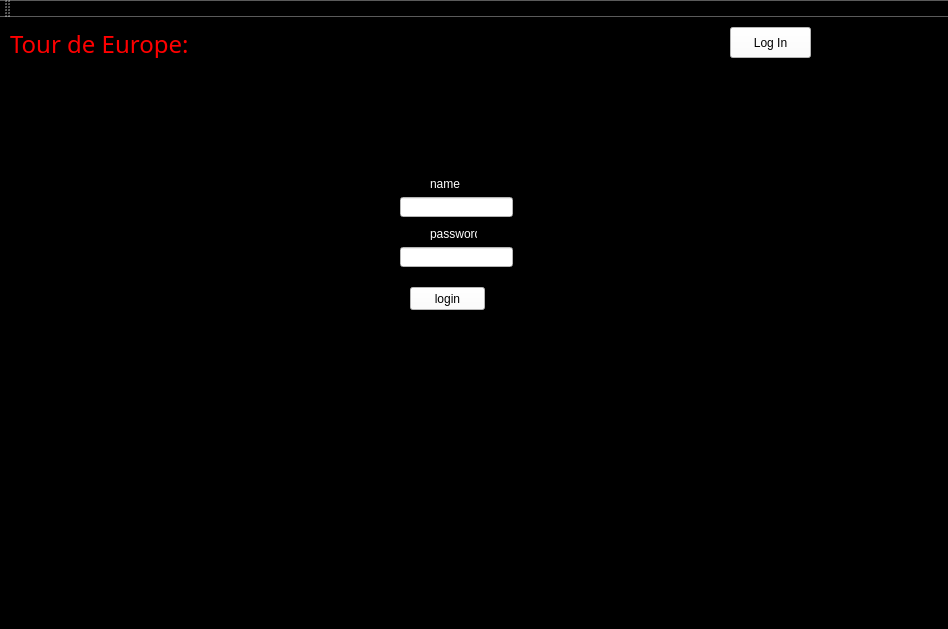
<?xml version="1.0" encoding="UTF-8"?>
<ui version="4.0">
 <class>MainWindow</class>
 <widget class="QMainWindow" name="MainWindow">
  <property name="geometry">
   <rect>
    <x>0</x>
    <y>0</y>
    <width>948</width>
    <height>629</height>
   </rect>
  </property>
  <property name="windowTitle">
   <string>MainWindow</string>
  </property>
  <property name="styleSheet">
   <string notr="true">gridline-color: rgb(255, 85, 0);
color: rgb(0, 0, 0);
background-color: rgb(255, 255, 255);
background-color: rgb(255, 255, 255);
color: rgb(255, 255, 255);
background-color: rgb(0, 0, 0);</string>
  </property>
  <widget class="QWidget" name="centralWidget">
   <widget class="QStackedWidget" name="stackedWidget">
    <property name="geometry">
     <rect>
      <x>30</x>
      <y>50</y>
      <width>781</width>
      <height>441</height>
     </rect>
    </property>
    <property name="styleSheet">
     <string notr="true">background-color: rgb(0, 0, 0);
color: rgb(255, 255, 255);
color: rgb(255, 255, 255);
color: rgb(0, 0, 0);
</string>
    </property>
    <property name="currentIndex">
     <number>3</number>
    </property>
    <widget class="QWidget" name="stackedWidgetPage1">
     <widget class="QPushButton" name="normalTrip">
      <property name="geometry">
       <rect>
        <x>20</x>
        <y>50</y>
        <width>81</width>
        <height>31</height>
       </rect>
      </property>
      <property name="styleSheet">
       <string notr="true">background-color: rgb(255, 255, 255);</string>
      </property>
      <property name="text">
       <string>Regular Trip</string>
      </property>
     </widget>
     <widget class="QPushButton" name="CustomTrip1">
      <property name="geometry">
       <rect>
        <x>20</x>
        <y>90</y>
        <width>81</width>
        <height>31</height>
       </rect>
      </property>
      <property name="styleSheet">
       <string notr="true">background-color: rgb(255, 255, 255);</string>
      </property>
      <property name="text">
       <string>Custom Trip 1</string>
      </property>
     </widget>
     <widget class="QPushButton" name="CustomTrip2">
      <property name="geometry">
       <rect>
        <x>20</x>
        <y>130</y>
        <width>81</width>
        <height>31</height>
       </rect>
      </property>
      <property name="styleSheet">
       <string notr="true">background-color: rgb(255, 255, 255);</string>
      </property>
      <property name="text">
       <string>Custom Trip 2</string>
      </property>
     </widget>
     <widget class="QPushButton" name="startTrip">
      <property name="geometry">
       <rect>
        <x>640</x>
        <y>390</y>
        <width>81</width>
        <height>31</height>
       </rect>
      </property>
      <property name="styleSheet">
       <string notr="true">background-color: rgb(255, 255, 255);</string>
      </property>
      <property name="text">
       <string>Start Trip</string>
      </property>
     </widget>
     <widget class="QTableWidget" name="LocationsTableWidget">
      <property name="geometry">
       <rect>
        <x>150</x>
        <y>50</y>
        <width>221</width>
        <height>381</height>
       </rect>
      </property>
     </widget>
     <widget class="QTableWidget" name="tableWidget_2">
      <property name="geometry">
       <rect>
        <x>400</x>
        <y>50</y>
        <width>221</width>
        <height>381</height>
       </rect>
      </property>
     </widget>
     <widget class="QLabel" name="label_2">
      <property name="geometry">
       <rect>
        <x>150</x>
        <y>20</y>
        <width>61</width>
        <height>16</height>
       </rect>
      </property>
      <property name="text">
       <string>&lt;html&gt;&lt;head/&gt;&lt;body&gt;&lt;p&gt;&lt;span style=&quot; font-size:10pt; color:#ffffff;&quot;&gt;Locations:&lt;/span&gt;&lt;/p&gt;&lt;/body&gt;&lt;/html&gt;</string>
      </property>
     </widget>
     <widget class="QLabel" name="Selected_Locations_Label">
      <property name="geometry">
       <rect>
        <x>400</x>
        <y>20</y>
        <width>121</width>
        <height>16</height>
       </rect>
      </property>
      <property name="text">
       <string>&lt;html&gt;&lt;head/&gt;&lt;body&gt;&lt;p&gt;&lt;span style=&quot; font-size:10pt; color:#ffffff;&quot;&gt;Selected Locations:&lt;/span&gt;&lt;/p&gt;&lt;/body&gt;&lt;/html&gt;</string>
      </property>
     </widget>
     <widget class="QLabel" name="label_4">
      <property name="geometry">
       <rect>
        <x>641</x>
        <y>51</y>
        <width>131</width>
        <height>16</height>
       </rect>
      </property>
      <property name="text">
       <string>&lt;html&gt;&lt;head/&gt;&lt;body&gt;&lt;p&gt;&lt;span style=&quot; color:#ffffff;&quot;&gt; Number of Cities:&lt;/span&gt;&lt;/p&gt;&lt;/body&gt;&lt;/html&gt;</string>
      </property>
     </widget>
     <widget class="QComboBox" name="comboBox">
      <property name="geometry">
       <rect>
        <x>640</x>
        <y>80</y>
        <width>38</width>
        <height>20</height>
       </rect>
      </property>
      <property name="styleSheet">
       <string notr="true">background-color: rgb(255, 255, 255);</string>
      </property>
      <item>
       <property name="text">
        <string>1</string>
       </property>
      </item>
      <item>
       <property name="text">
        <string>2</string>
       </property>
      </item>
      <item>
       <property name="text">
        <string>3</string>
       </property>
      </item>
      <item>
       <property name="text">
        <string>4</string>
       </property>
      </item>
      <item>
       <property name="text">
        <string>5</string>
       </property>
      </item>
      <item>
       <property name="text">
        <string>6</string>
       </property>
      </item>
      <item>
       <property name="text">
        <string>7</string>
       </property>
      </item>
      <item>
       <property name="text">
        <string>8</string>
       </property>
      </item>
      <item>
       <property name="text">
        <string>9</string>
       </property>
      </item>
      <item>
       <property name="text">
        <string>10</string>
       </property>
      </item>
      <item>
       <property name="text">
        <string>11</string>
       </property>
      </item>
      <item>
       <property name="text">
        <string>12</string>
       </property>
      </item>
      <item>
       <property name="text">
        <string>13</string>
       </property>
      </item>
     </widget>
    </widget>
    <widget class="QWidget" name="stackedWidgetPage2">
     <widget class="QWidget" name="layoutWidget">
      <property name="geometry">
       <rect>
        <x>290</x>
        <y>50</y>
        <width>261</width>
        <height>361</height>
       </rect>
      </property>
      <layout class="QVBoxLayout" name="verticalLayout_2">
       <item>
        <widget class="QLabel" name="label_8">
         <property name="text">
          <string>&lt;html&gt;&lt;head/&gt;&lt;body&gt;&lt;p&gt;&lt;span style=&quot; color:#ffffff;&quot;&gt;Menu:&lt;/span&gt;&lt;/p&gt;&lt;/body&gt;&lt;/html&gt;</string>
         </property>
        </widget>
       </item>
       <item>
        <widget class="QTableWidget" name="tableWidget_4"/>
       </item>
      </layout>
     </widget>
     <widget class="QComboBox" name="comboBox_2">
      <property name="geometry">
       <rect>
        <x>560</x>
        <y>80</y>
        <width>131</width>
        <height>22</height>
       </rect>
      </property>
      <property name="styleSheet">
       <string notr="true">background-color: rgb(186, 186, 186);</string>
      </property>
      <item>
       <property name="text">
        <string>Kev</string>
       </property>
      </item>
      <item>
       <property name="text">
        <string>Rahil</string>
       </property>
      </item>
     </widget>
     <widget class="QSpinBox" name="spinBox">
      <property name="geometry">
       <rect>
        <x>700</x>
        <y>80</y>
        <width>42</width>
        <height>22</height>
       </rect>
      </property>
     </widget>
     <widget class="QPushButton" name="pushButton_5">
      <property name="geometry">
       <rect>
        <x>560</x>
        <y>230</y>
        <width>181</width>
        <height>23</height>
       </rect>
      </property>
      <property name="styleSheet">
       <string notr="true">background-color: rgb(255, 255, 255);</string>
      </property>
      <property name="text">
       <string>Purchase</string>
      </property>
     </widget>
     <widget class="QPushButton" name="pushButton_6">
      <property name="geometry">
       <rect>
        <x>560</x>
        <y>380</y>
        <width>181</width>
        <height>23</height>
       </rect>
      </property>
      <property name="styleSheet">
       <string notr="true">background-color: rgb(255, 255, 255);</string>
      </property>
      <property name="text">
       <string>Next City</string>
      </property>
     </widget>
     <widget class="QSplitter" name="splitter">
      <property name="geometry">
       <rect>
        <x>20</x>
        <y>20</y>
        <width>201</width>
        <height>16</height>
       </rect>
      </property>
      <property name="orientation">
       <enum>Qt::Horizontal</enum>
      </property>
      <widget class="QLabel" name="label_5">
       <property name="text">
        <string>&lt;html&gt;&lt;head/&gt;&lt;body&gt;&lt;p&gt;&lt;span style=&quot; color:#ffffff;&quot;&gt;Current Location: &lt;/span&gt;&lt;/p&gt;&lt;/body&gt;&lt;/html&gt;</string>
       </property>
      </widget>
      <widget class="QLabel" name="label_6">
       <property name="text">
        <string>&lt;html&gt;&lt;head/&gt;&lt;body&gt;&lt;p&gt;&lt;span style=&quot; color:#ffffff;&quot;&gt;NameOfCity&lt;/span&gt;&lt;/p&gt;&lt;/body&gt;&lt;/html&gt;</string>
       </property>
      </widget>
     </widget>
     <widget class="QWidget" name="layoutWidget">
      <property name="geometry">
       <rect>
        <x>20</x>
        <y>50</y>
        <width>261</width>
        <height>361</height>
       </rect>
      </property>
      <layout class="QVBoxLayout" name="verticalLayout">
       <item>
        <widget class="QLabel" name="label_7">
         <property name="text">
          <string>&lt;html&gt;&lt;head/&gt;&lt;body&gt;&lt;p&gt;&lt;span style=&quot; color:#ffffff;&quot;&gt;Menu:&lt;/span&gt;&lt;/p&gt;&lt;/body&gt;&lt;/html&gt;</string>
         </property>
        </widget>
       </item>
       <item>
        <widget class="QTableWidget" name="tableWidget_3"/>
       </item>
      </layout>
     </widget>
     <widget class="QWidget" name="layoutWidget">
      <property name="geometry">
       <rect>
        <x>560</x>
        <y>310</y>
        <width>181</width>
        <height>16</height>
       </rect>
      </property>
      <layout class="QHBoxLayout" name="horizontalLayout">
       <item>
        <widget class="QLabel" name="label_11">
         <property name="text">
          <string>&lt;html&gt;&lt;head/&gt;&lt;body&gt;&lt;p&gt;&lt;span style=&quot; color:#ffffff;&quot;&gt;Total Purchase:&lt;/span&gt;&lt;/p&gt;&lt;/body&gt;&lt;/html&gt;</string>
         </property>
        </widget>
       </item>
       <item>
        <widget class="QLabel" name="label_12">
         <property name="text">
          <string>&lt;html&gt;&lt;head/&gt;&lt;body&gt;&lt;p&gt;&lt;span style=&quot; color:#ffffff;&quot;&gt;$&lt;/span&gt;&lt;/p&gt;&lt;/body&gt;&lt;/html&gt;</string>
         </property>
        </widget>
       </item>
      </layout>
     </widget>
     <widget class="QWidget" name="layoutWidget">
      <property name="geometry">
       <rect>
        <x>560</x>
        <y>150</y>
        <width>181</width>
        <height>16</height>
       </rect>
      </property>
      <layout class="QHBoxLayout" name="horizontalLayout_2">
       <item>
        <widget class="QLabel" name="label_9">
         <property name="text">
          <string>&lt;html&gt;&lt;head/&gt;&lt;body&gt;&lt;p&gt;&lt;span style=&quot; color:#ffffff;&quot;&gt;Current Purchase:&lt;/span&gt;&lt;/p&gt;&lt;/body&gt;&lt;/html&gt;</string>
         </property>
        </widget>
       </item>
       <item>
        <widget class="QLabel" name="label_10">
         <property name="text">
          <string>&lt;html&gt;&lt;head/&gt;&lt;body&gt;&lt;p&gt;&lt;span style=&quot; color:#ffffff;&quot;&gt;$&lt;/span&gt;&lt;/p&gt;&lt;/body&gt;&lt;/html&gt;</string>
         </property>
        </widget>
       </item>
      </layout>
     </widget>
    </widget>
    <widget class="QWidget" name="stackedWidgetPage3">
     <widget class="QLabel" name="label_14">
      <property name="geometry">
       <rect>
        <x>340</x>
        <y>190</y>
        <width>141</width>
        <height>31</height>
       </rect>
      </property>
      <property name="text">
       <string>&lt;html&gt;&lt;head/&gt;&lt;body&gt;&lt;p&gt;&lt;span style=&quot; font-size:12pt; color:#ffffff;&quot;&gt;Admin Mode: ON&lt;/span&gt;&lt;/p&gt;&lt;/body&gt;&lt;/html&gt;</string>
      </property>
     </widget>
    </widget>
    <widget class="QWidget" name="stackedWidgetPage4">
     <widget class="QLineEdit" name="name">
      <property name="geometry">
       <rect>
        <x>370</x>
        <y>130</y>
        <width>113</width>
        <height>20</height>
       </rect>
      </property>
      <property name="styleSheet">
       <string notr="true">background-color: rgb(255, 255, 255);</string>
      </property>
     </widget>
     <widget class="QLineEdit" name="pass">
      <property name="geometry">
       <rect>
        <x>370</x>
        <y>180</y>
        <width>113</width>
        <height>20</height>
       </rect>
      </property>
      <property name="styleSheet">
       <string notr="true">background-color: rgb(255, 255, 255);</string>
      </property>
     </widget>
     <widget class="QLabel" name="label_3">
      <property name="geometry">
       <rect>
        <x>400</x>
        <y>110</y>
        <width>47</width>
        <height>13</height>
       </rect>
      </property>
      <property name="text">
       <string>&lt;html&gt;&lt;head/&gt;&lt;body&gt;&lt;p&gt;&lt;span style=&quot; color:#ffffff;&quot;&gt;name&lt;/span&gt;&lt;/p&gt;&lt;/body&gt;&lt;/html&gt;</string>
      </property>
     </widget>
     <widget class="QLabel" name="label_13">
      <property name="geometry">
       <rect>
        <x>400</x>
        <y>160</y>
        <width>47</width>
        <height>13</height>
       </rect>
      </property>
      <property name="text">
       <string>&lt;html&gt;&lt;head/&gt;&lt;body&gt;&lt;p&gt;&lt;span style=&quot; color:#ffffff;&quot;&gt;password&lt;/span&gt;&lt;/p&gt;&lt;/body&gt;&lt;/html&gt;</string>
      </property>
     </widget>
     <widget class="QPushButton" name="pushButton">
      <property name="geometry">
       <rect>
        <x>380</x>
        <y>220</y>
        <width>75</width>
        <height>23</height>
       </rect>
      </property>
      <property name="styleSheet">
       <string notr="true">background-color: rgb(255, 255, 255);</string>
      </property>
      <property name="text">
       <string>login</string>
      </property>
     </widget>
    </widget>
   </widget>
   <widget class="QLabel" name="label">
    <property name="geometry">
     <rect>
      <x>10</x>
      <y>10</y>
      <width>221</width>
      <height>31</height>
     </rect>
    </property>
    <property name="font">
     <font>
      <family>Yu Gothic UI Light</family>
     </font>
    </property>
    <property name="text">
     <string>&lt;html&gt;&lt;head/&gt;&lt;body&gt;&lt;p&gt;&lt;span style=&quot; font-size:18pt; color:#ff0000;&quot;&gt;Tour de Europe:&lt;/span&gt;&lt;/p&gt;&lt;/body&gt;&lt;/html&gt;</string>
    </property>
   </widget>
   <widget class="QPushButton" name="LogOut_Button">
    <property name="geometry">
     <rect>
      <x>730</x>
      <y>10</y>
      <width>81</width>
      <height>31</height>
     </rect>
    </property>
    <property name="styleSheet">
     <string notr="true">background-color: rgb(255, 255, 255);
color: rgb(0, 0, 0);</string>
    </property>
    <property name="text">
     <string>Log In</string>
    </property>
   </widget>
  </widget>
  <widget class="QMenuBar" name="menuBar">
   <property name="geometry">
    <rect>
     <x>0</x>
     <y>0</y>
     <width>948</width>
     <height>21</height>
    </rect>
   </property>
  </widget>
  <widget class="QToolBar" name="mainToolBar">
   <attribute name="toolBarArea">
    <enum>TopToolBarArea</enum>
   </attribute>
   <attribute name="toolBarBreak">
    <bool>false</bool>
   </attribute>
  </widget>
  <widget class="QStatusBar" name="statusBar"/>
 </widget>
 <layoutdefault spacing="6" margin="11"/>
 <resources/>
 <connections/>
</ui>
